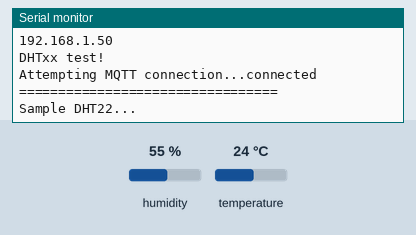
The sketch below on a simulated ESP8266 (NodeMCU). Parts: the last lines printed to the serial monitor. The test bench sets the inputs (shaded band); at power-on: humidity 55 %, temperature 24 °C. WiFi joins after 1.5 s; servers stay silent unless stated; random numbers use the default seed unless the sketch sets one; no MQTT or app messages arrive unless stated.

Above: at 2.8 s.
2.9 s: humidity set to 22 %
At 4.4 s:
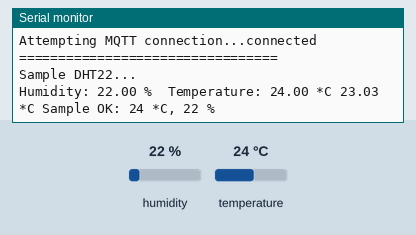
8.1 s: temperature set to 12 °C
At 11.5 s:
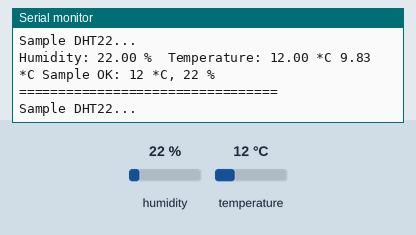
12.4 s: humidity set to 40 %
At 14.1 s:
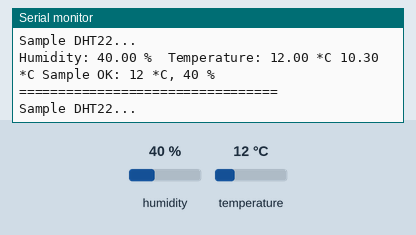
Timing chart, 0 to 15.6 s (numbered marks = the images above; inputs shaded):
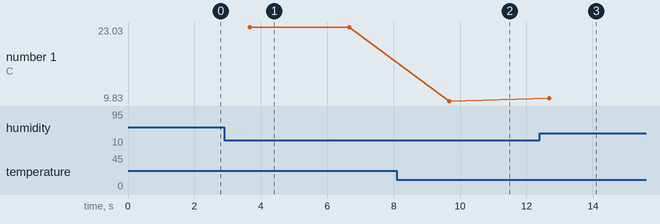

Measured:
- after the input at 2.9 s, the serial monitor: prints a new line after 0.76 s (image 1)
- after the input at 8.1 s, the serial monitor: prints a new line after 1.6 s (image 2)
- after the input at 12.4 s, the serial monitor: prints a new line after 0.28 s (image 3)
- plotted number 1: 23.03 → 9.83 after the input at 8.1 s, 9.83 → 10.3 after the input at 12.4 s

The sketch:

NodeMCUAzurePart3.ino
```cpp
#include <ESP8266WiFi.h> // Library for using the NodeMCU
#include <PubSubClient.h> // Library for using the Network protcall MQTT in this case
#include "DHT.h" // DHT22 and other sensors in the DHT range

/************************* WiFi Access Point *********************************/
const char* ssid = "???????"; // Add your SSID(The Name of the Wifi Router you connect to)
const char* password = "???????"; // The PassWord (Wireless Key)
                  /************************* LinuxMqtt Setup *********************************/
const char* mqtt_server = "broker.hivemq.com";
WiFiClient espClient;
PubSubClient client(espClient);

/************************* DHT22 Setup *************************************/
#define DHTPIN 5  // GPIO 15 (D1) ***** what digital pin we're connected to
// Uncomment whatever type you're using!
//#define DHTTYPE DHT11   // DHT 11
#define DHTTYPE DHT22   // DHT 22  (AM2302), AM2321
//#define DHTTYPE DHT21   // DHT 21 (AM2301)
DHT dht(DHTPIN, DHTTYPE);

void setup_wifi() {
  delay(100);
  // We start by connecting to a WiFi network
  Serial.print("Connecting to ");
  Serial.println(ssid);
  WiFi.begin(ssid, password);
  while (WiFi.status() != WL_CONNECTED)
  {
    delay(500);
    Serial.print(".");
  }
  randomSeed(micros());
  Serial.println("");
  Serial.println("WiFi connected");
  Serial.println("IP address: ");
  Serial.println(WiFi.localIP());
}
void reconnect() {
  // Loop until we're reconnected
  while (!client.connected())
  {
    Serial.print("Attempting MQTT connection...");
    // Create a random client ID
    String clientId = "ESP8266Client-";
    clientId += String(random(0xffff), HEX);
    // Attempt to connect
    //if you MQTT broker has clientID,username and password
    //please change following line to    if (client.connect(clientId,userName,passWord))
    if (client.connect(clientId.c_str()))
    {
      Serial.println("connected");

    }
    else {
      Serial.print("failed, rc=");
      Serial.print(client.state());
      Serial.println(" try again in 5 seconds");
      // Wait 6 seconds before retrying
      delay(6000);
    }
  }
} //end reconnect()

void setup() {
  Serial.begin(115200); // Starts the serial monitor at 115200
  setup_wifi(); // add Method for the Wifi setup
  client.setServer(mqtt_server, 1883); // connects to the MQTT broker

/************************* DHT22 Setup *************************************/
  Serial.println("DHTxx test!"); // Prints out to the serial monitor console
  dht.begin();// Starts the DHT sensor

}

void loop() {

  if (!client.connected()) {
    reconnect();
  } // MQTT
/************************* DHT22 *************************************/
    // start working...
  Serial.println("=================================");
  Serial.println("Sample DHT22...");

  // Wait a few seconds between measurements.
  delay(2000);

  // Reading temperature or humidity takes about 250 milliseconds!
  // Sensor readings may also be up to 2 seconds
  float humidity = dht.readHumidity();
  // Read temperature as Celsius (the default)
  float temperature = dht.readTemperature();
  // Read temperature as Fahrenheit (isFahrenheit = true)

  // Check if any reads failed and exit early (to try again).
  if (isnan(humidity) || isnan(temperature)) {
    Serial.println("Failed to read from DHT sensor!");
    return;
  }

  // Compute heat index in Celsius (isFahreheit = false)
  float hic = dht.computeHeatIndex(temperature, humidity, false);
  Serial.print("Humidity: ");
  Serial.print(humidity);
  Serial.print(" %\t");
  Serial.print("Temperature: ");
  Serial.print(temperature);
  Serial.print(" *C ");
  Serial.print(hic);
  Serial.print(" *C ");
  Serial.print("Sample OK: ");
  Serial.print((int)temperature); Serial.print(" *C, ");
  Serial.print((int)humidity); Serial.println(" %");
/************************* Publish String MQTT ************************/
  client.publish("wifiTemp", String(temperature).c_str());
  client.publish("wifiHumidity", String(humidity).c_str());

  // DHT22 sampling rate is 1HZ.
  delay(1000);
}
```
